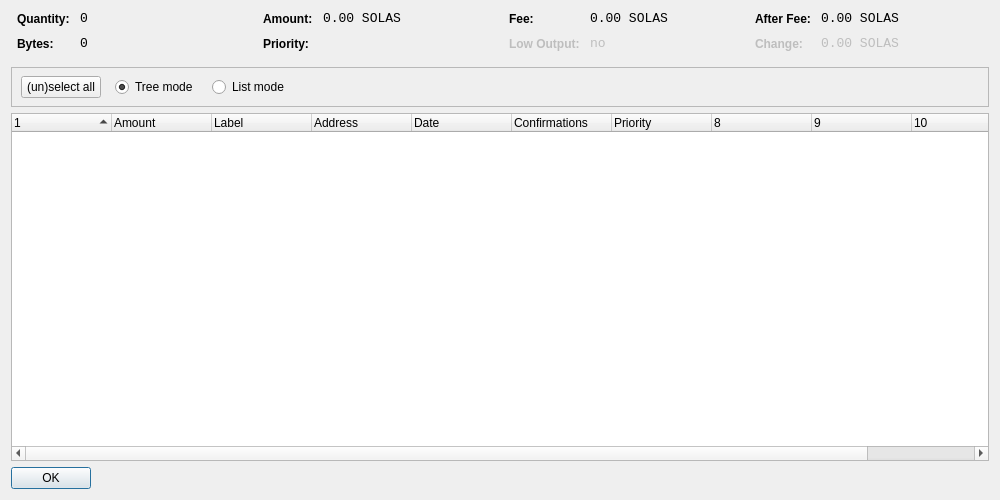
<?xml version="1.0" encoding="UTF-8"?>
<ui version="4.0">
 <class>CoinControlDialog</class>
 <widget class="QDialog" name="CoinControlDialog">
  <property name="geometry">
   <rect>
    <x>0</x>
    <y>0</y>
    <width>1000</width>
    <height>500</height>
   </rect>
  </property>
  <property name="windowTitle">
   <string>Coin Control</string>
  </property>
  <layout class="QVBoxLayout" name="verticalLayout">
   <item>
    <layout class="QHBoxLayout" name="horizontalLayoutTop" stretch="0,0,0,0">
     <property name="topMargin">
      <number>0</number>
     </property>
     <property name="bottomMargin">
      <number>10</number>
     </property>
     <item>
      <layout class="QFormLayout" name="formLayoutCoinControl1">
       <property name="horizontalSpacing">
        <number>10</number>
       </property>
       <property name="verticalSpacing">
        <number>10</number>
       </property>
       <property name="leftMargin">
        <number>6</number>
       </property>
       <property name="rightMargin">
        <number>6</number>
       </property>
       <item row="0" column="0">
        <widget class="QLabel" name="labelCoinControlQuantityText">
         <property name="styleSheet">
          <string notr="true">font-weight:bold;</string>
         </property>
         <property name="text">
          <string>Quantity:</string>
         </property>
        </widget>
       </item>
       <item row="0" column="1">
        <widget class="QLabel" name="labelCoinControlQuantity">
         <property name="font">
          <font>
           <family>Monospace</family>
           <pointsize>10</pointsize>
          </font>
         </property>
         <property name="cursor">
          <cursorShape>IBeamCursor</cursorShape>
         </property>
         <property name="contextMenuPolicy">
          <enum>Qt::ActionsContextMenu</enum>
         </property>
         <property name="text">
          <string notr="true">0</string>
         </property>
         <property name="textInteractionFlags">
          <set>Qt::LinksAccessibleByMouse|Qt::TextSelectableByKeyboard|Qt::TextSelectableByMouse</set>
         </property>
        </widget>
       </item>
       <item row="1" column="0">
        <widget class="QLabel" name="labelCoinControlBytesText">
         <property name="styleSheet">
          <string notr="true">font-weight:bold;</string>
         </property>
         <property name="text">
          <string>Bytes:</string>
         </property>
        </widget>
       </item>
       <item row="1" column="1">
        <widget class="QLabel" name="labelCoinControlBytes">
         <property name="font">
          <font>
           <family>Monospace</family>
           <pointsize>10</pointsize>
          </font>
         </property>
         <property name="cursor">
          <cursorShape>IBeamCursor</cursorShape>
         </property>
         <property name="contextMenuPolicy">
          <enum>Qt::ActionsContextMenu</enum>
         </property>
         <property name="text">
          <string notr="true">0</string>
         </property>
         <property name="textInteractionFlags">
          <set>Qt::LinksAccessibleByMouse|Qt::TextSelectableByKeyboard|Qt::TextSelectableByMouse</set>
         </property>
        </widget>
       </item>
      </layout>
     </item>
     <item>
      <layout class="QFormLayout" name="formLayoutCoinControl2">
       <property name="horizontalSpacing">
        <number>10</number>
       </property>
       <property name="verticalSpacing">
        <number>10</number>
       </property>
       <property name="leftMargin">
        <number>6</number>
       </property>
       <property name="rightMargin">
        <number>6</number>
       </property>
       <item row="0" column="0">
        <widget class="QLabel" name="labelCoinControlAmountText">
         <property name="styleSheet">
          <string notr="true">font-weight:bold;</string>
         </property>
         <property name="text">
          <string>Amount:</string>
         </property>
        </widget>
       </item>
       <item row="0" column="1">
        <widget class="QLabel" name="labelCoinControlAmount">
         <property name="font">
          <font>
           <family>Monospace</family>
           <pointsize>10</pointsize>
          </font>
         </property>
         <property name="cursor">
          <cursorShape>IBeamCursor</cursorShape>
         </property>
         <property name="contextMenuPolicy">
          <enum>Qt::ActionsContextMenu</enum>
         </property>
         <property name="text">
          <string notr="true">0.00 SOLAS</string>
         </property>
         <property name="textInteractionFlags">
          <set>Qt::LinksAccessibleByMouse|Qt::TextSelectableByKeyboard|Qt::TextSelectableByMouse</set>
         </property>
        </widget>
       </item>
       <item row="1" column="0">
        <widget class="QLabel" name="labelCoinControlPriorityText">
         <property name="styleSheet">
          <string notr="true">font-weight:bold;</string>
         </property>
         <property name="text">
          <string>Priority:</string>
         </property>
        </widget>
       </item>
       <item row="1" column="1">
        <widget class="QLabel" name="labelCoinControlPriority">
         <property name="font">
          <font>
           <family>Monospace</family>
           <pointsize>10</pointsize>
          </font>
         </property>
         <property name="cursor">
          <cursorShape>IBeamCursor</cursorShape>
         </property>
         <property name="contextMenuPolicy">
          <enum>Qt::ActionsContextMenu</enum>
         </property>
         <property name="text">
          <string/>
         </property>
         <property name="textInteractionFlags">
          <set>Qt::LinksAccessibleByMouse|Qt::TextSelectableByKeyboard|Qt::TextSelectableByMouse</set>
         </property>
        </widget>
       </item>
      </layout>
     </item>
     <item>
      <layout class="QFormLayout" name="formLayoutCoinControl3">
       <property name="horizontalSpacing">
        <number>10</number>
       </property>
       <property name="verticalSpacing">
        <number>10</number>
       </property>
       <property name="leftMargin">
        <number>6</number>
       </property>
       <property name="rightMargin">
        <number>6</number>
       </property>
       <item row="0" column="0">
        <widget class="QLabel" name="labelCoinControlFeeText">
         <property name="styleSheet">
          <string notr="true">font-weight:bold;</string>
         </property>
         <property name="text">
          <string>Fee:</string>
         </property>
        </widget>
       </item>
       <item row="0" column="1">
        <widget class="QLabel" name="labelCoinControlFee">
         <property name="font">
          <font>
           <family>Monospace</family>
           <pointsize>10</pointsize>
          </font>
         </property>
         <property name="cursor">
          <cursorShape>IBeamCursor</cursorShape>
         </property>
         <property name="contextMenuPolicy">
          <enum>Qt::ActionsContextMenu</enum>
         </property>
         <property name="text">
          <string notr="true">0.00 SOLAS</string>
         </property>
         <property name="textInteractionFlags">
          <set>Qt::LinksAccessibleByMouse|Qt::TextSelectableByKeyboard|Qt::TextSelectableByMouse</set>
         </property>
        </widget>
       </item>
       <item row="1" column="0">
        <widget class="QLabel" name="labelCoinControlLowOutputText">
         <property name="enabled">
          <bool>false</bool>
         </property>
         <property name="styleSheet">
          <string notr="true">font-weight:bold;</string>
         </property>
         <property name="text">
          <string>Low Output:</string>
         </property>
        </widget>
       </item>
       <item row="1" column="1">
        <widget class="QLabel" name="labelCoinControlLowOutput">
         <property name="enabled">
          <bool>false</bool>
         </property>
         <property name="font">
          <font>
           <family>Monospace</family>
           <pointsize>10</pointsize>
          </font>
         </property>
         <property name="cursor">
          <cursorShape>IBeamCursor</cursorShape>
         </property>
         <property name="contextMenuPolicy">
          <enum>Qt::ActionsContextMenu</enum>
         </property>
         <property name="text">
          <string notr="true">no</string>
         </property>
         <property name="textInteractionFlags">
          <set>Qt::LinksAccessibleByMouse|Qt::TextSelectableByKeyboard|Qt::TextSelectableByMouse</set>
         </property>
        </widget>
       </item>
      </layout>
     </item>
     <item>
      <layout class="QFormLayout" name="formLayoutCoinControl4">
       <property name="horizontalSpacing">
        <number>10</number>
       </property>
       <property name="verticalSpacing">
        <number>10</number>
       </property>
       <property name="leftMargin">
        <number>6</number>
       </property>
       <property name="rightMargin">
        <number>6</number>
       </property>
       <item row="0" column="0">
        <widget class="QLabel" name="labelCoinControlAfterFeeText">
         <property name="styleSheet">
          <string notr="true">font-weight:bold;</string>
         </property>
         <property name="text">
          <string>After Fee:</string>
         </property>
        </widget>
       </item>
       <item row="0" column="1">
        <widget class="QLabel" name="labelCoinControlAfterFee">
         <property name="font">
          <font>
           <family>Monospace</family>
           <pointsize>10</pointsize>
          </font>
         </property>
         <property name="cursor">
          <cursorShape>IBeamCursor</cursorShape>
         </property>
         <property name="contextMenuPolicy">
          <enum>Qt::ActionsContextMenu</enum>
         </property>
         <property name="text">
          <string notr="true">0.00 SOLAS</string>
         </property>
         <property name="textInteractionFlags">
          <set>Qt::LinksAccessibleByMouse|Qt::TextSelectableByKeyboard|Qt::TextSelectableByMouse</set>
         </property>
        </widget>
       </item>
       <item row="1" column="0">
        <widget class="QLabel" name="labelCoinControlChangeText">
         <property name="enabled">
          <bool>false</bool>
         </property>
         <property name="styleSheet">
          <string notr="true">font-weight:bold;</string>
         </property>
         <property name="text">
          <string>Change:</string>
         </property>
        </widget>
       </item>
       <item row="1" column="1">
        <widget class="QLabel" name="labelCoinControlChange">
         <property name="enabled">
          <bool>false</bool>
         </property>
         <property name="font">
          <font>
           <family>Monospace</family>
           <pointsize>10</pointsize>
          </font>
         </property>
         <property name="cursor">
          <cursorShape>IBeamCursor</cursorShape>
         </property>
         <property name="contextMenuPolicy">
          <enum>Qt::ActionsContextMenu</enum>
         </property>
         <property name="text">
          <string notr="true">0.00 SOLAS</string>
         </property>
         <property name="textInteractionFlags">
          <set>Qt::LinksAccessibleByMouse|Qt::TextSelectableByKeyboard|Qt::TextSelectableByMouse</set>
         </property>
        </widget>
       </item>
      </layout>
     </item>
    </layout>
   </item>
   <item>
    <widget class="QFrame" name="frame">
     <property name="minimumSize">
      <size>
       <width>0</width>
       <height>40</height>
      </size>
     </property>
     <property name="frameShape">
      <enum>QFrame::StyledPanel</enum>
     </property>
     <property name="frameShadow">
      <enum>QFrame::Sunken</enum>
     </property>
     <widget class="QWidget" name="horizontalLayoutWidget">
      <property name="geometry">
       <rect>
        <x>10</x>
        <y>0</y>
        <width>781</width>
        <height>41</height>
       </rect>
      </property>
      <layout class="QHBoxLayout" name="horizontalLayoutPanel" stretch="0,0,0,0,0">
       <property name="spacing">
        <number>14</number>
       </property>
       <item>
        <widget class="QPushButton" name="pushButtonSelectAll">
         <property name="sizePolicy">
          <sizepolicy hsizetype="Maximum" vsizetype="Fixed">
           <horstretch>0</horstretch>
           <verstretch>0</verstretch>
          </sizepolicy>
         </property>
         <property name="text">
          <string>(un)select all</string>
         </property>
        </widget>
       </item>
       <item>
        <widget class="QRadioButton" name="radioTreeMode">
         <property name="sizePolicy">
          <sizepolicy hsizetype="Maximum" vsizetype="Fixed">
           <horstretch>0</horstretch>
           <verstretch>0</verstretch>
          </sizepolicy>
         </property>
         <property name="text">
          <string>Tree mode</string>
         </property>
         <property name="checked">
          <bool>true</bool>
         </property>
        </widget>
       </item>
       <item>
        <widget class="QRadioButton" name="radioListMode">
         <property name="sizePolicy">
          <sizepolicy hsizetype="Maximum" vsizetype="Fixed">
           <horstretch>0</horstretch>
           <verstretch>0</verstretch>
          </sizepolicy>
         </property>
         <property name="text">
          <string>List mode</string>
         </property>
        </widget>
       </item>
       <item>
        <spacer name="horizontalSpacer">
         <property name="orientation">
          <enum>Qt::Horizontal</enum>
         </property>
         <property name="sizeHint" stdset="0">
          <size>
           <width>40</width>
           <height>20</height>
          </size>
         </property>
        </spacer>
       </item>
      </layout>
     </widget>
    </widget>
   </item>
   <item>
    <widget class="CoinControlTreeWidget" name="treeWidget">
     <property name="contextMenuPolicy">
      <enum>Qt::CustomContextMenu</enum>
     </property>
     <property name="sortingEnabled">
      <bool>false</bool>
     </property>
     <property name="columnCount">
      <number>11</number>
     </property>
     <attribute name="headerShowSortIndicator" stdset="0">
      <bool>true</bool>
     </attribute>
     <attribute name="headerStretchLastSection">
      <bool>false</bool>
     </attribute>
     <column>
      <property name="text">
       <string/>
      </property>
     </column>
     <column>
      <property name="text">
       <string>Amount</string>
      </property>
     </column>
     <column>
      <property name="text">
       <string>Label</string>
      </property>
     </column>
     <column>
      <property name="text">
       <string>Address</string>
      </property>
     </column>
     <column>
      <property name="text">
       <string>Date</string>
      </property>
     </column>
     <column>
      <property name="text">
       <string>Confirmations</string>
      </property>
      <property name="toolTip">
       <string>Confirmed</string>
      </property>
     </column>
     <column>
      <property name="text">
       <string>Priority</string>
      </property>
     </column>
     <column>
      <property name="text">
       <string/>
      </property>
     </column>
     <column>
      <property name="text">
       <string/>
      </property>
     </column>
     <column>
      <property name="text">
       <string/>
      </property>
     </column>
     <column>
      <property name="text">
       <string/>
      </property>
     </column>
    </widget>
   </item>
   <item>
    <widget class="QDialogButtonBox" name="buttonBox">
     <property name="sizePolicy">
      <sizepolicy hsizetype="Maximum" vsizetype="Fixed">
       <horstretch>0</horstretch>
       <verstretch>0</verstretch>
      </sizepolicy>
     </property>
     <property name="orientation">
      <enum>Qt::Horizontal</enum>
     </property>
     <property name="standardButtons">
      <set>QDialogButtonBox::Ok</set>
     </property>
    </widget>
   </item>
  </layout>
 </widget>
 <customwidgets>
  <customwidget>
   <class>CoinControlTreeWidget</class>
   <extends>QTreeWidget</extends>
   <header>coincontroltreewidget.h</header>
  </customwidget>
 </customwidgets>
 <resources/>
 <connections/>
</ui>
